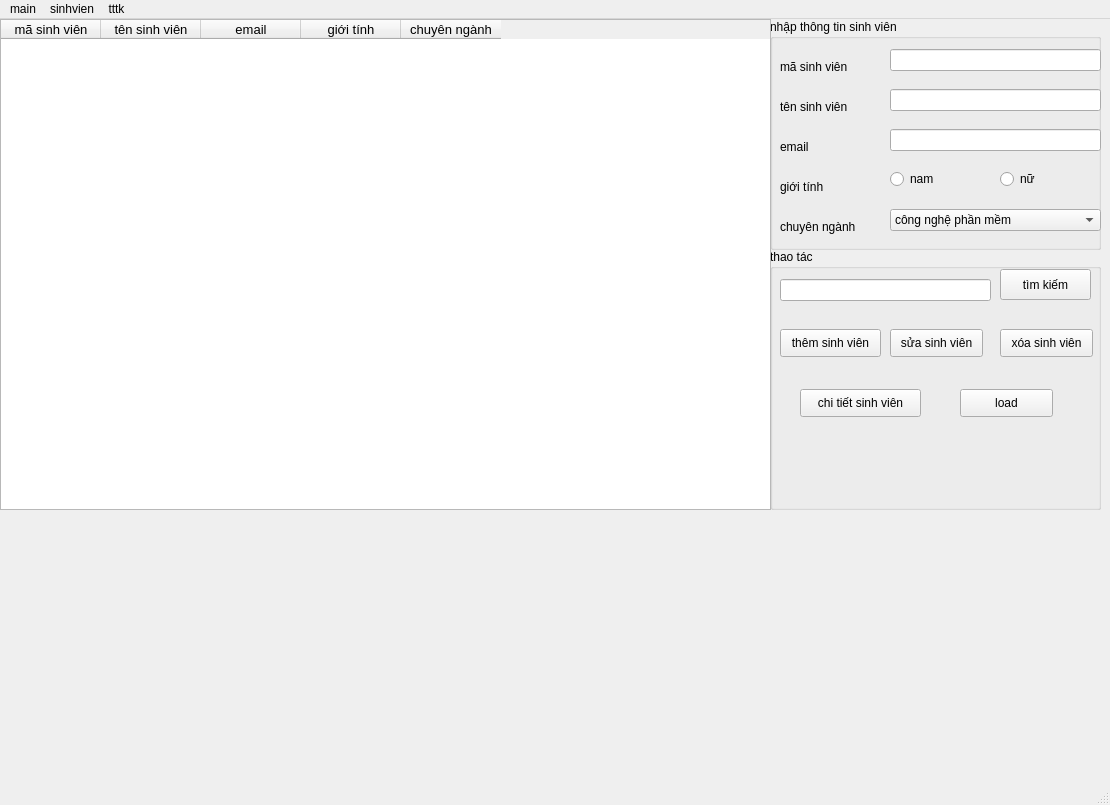
<?xml version="1.0" encoding="UTF-8"?>
<ui version="4.0">
 <class>MainWindow</class>
 <widget class="QMainWindow" name="MainWindow">
  <property name="geometry">
   <rect>
    <x>0</x>
    <y>0</y>
    <width>1110</width>
    <height>805</height>
   </rect>
  </property>
  <property name="windowTitle">
   <string>MainWindow</string>
  </property>
  <widget class="QWidget" name="centralwidget">
   <widget class="QGroupBox" name="groupBox">
    <property name="geometry">
     <rect>
      <x>770</x>
      <y>0</y>
      <width>331</width>
      <height>231</height>
     </rect>
    </property>
    <property name="title">
     <string>nhập thông tin sinh viên</string>
    </property>
    <widget class="QLabel" name="label">
     <property name="geometry">
      <rect>
       <x>10</x>
       <y>40</y>
       <width>81</width>
       <height>16</height>
      </rect>
     </property>
     <property name="text">
      <string>mã sinh viên</string>
     </property>
    </widget>
    <widget class="QLabel" name="label_2">
     <property name="geometry">
      <rect>
       <x>10</x>
       <y>80</y>
       <width>81</width>
       <height>16</height>
      </rect>
     </property>
     <property name="text">
      <string>tên sinh viên</string>
     </property>
    </widget>
    <widget class="QLabel" name="label_3">
     <property name="geometry">
      <rect>
       <x>10</x>
       <y>120</y>
       <width>71</width>
       <height>16</height>
      </rect>
     </property>
     <property name="text">
      <string>email</string>
     </property>
    </widget>
    <widget class="QLabel" name="label_4">
     <property name="geometry">
      <rect>
       <x>10</x>
       <y>160</y>
       <width>55</width>
       <height>16</height>
      </rect>
     </property>
     <property name="text">
      <string>giới tính</string>
     </property>
    </widget>
    <widget class="QLabel" name="label_5">
     <property name="geometry">
      <rect>
       <x>10</x>
       <y>200</y>
       <width>91</width>
       <height>16</height>
      </rect>
     </property>
     <property name="text">
      <string>chuyên ngành</string>
     </property>
    </widget>
    <widget class="QLineEdit" name="masv">
     <property name="geometry">
      <rect>
       <x>120</x>
       <y>30</y>
       <width>211</width>
       <height>22</height>
      </rect>
     </property>
    </widget>
    <widget class="QLineEdit" name="tensv">
     <property name="geometry">
      <rect>
       <x>120</x>
       <y>70</y>
       <width>211</width>
       <height>22</height>
      </rect>
     </property>
    </widget>
    <widget class="QLineEdit" name="email">
     <property name="geometry">
      <rect>
       <x>120</x>
       <y>110</y>
       <width>211</width>
       <height>22</height>
      </rect>
     </property>
    </widget>
    <widget class="QRadioButton" name="nam">
     <property name="geometry">
      <rect>
       <x>120</x>
       <y>150</y>
       <width>95</width>
       <height>20</height>
      </rect>
     </property>
     <property name="text">
      <string>nam</string>
     </property>
    </widget>
    <widget class="QRadioButton" name="nu">
     <property name="geometry">
      <rect>
       <x>230</x>
       <y>150</y>
       <width>95</width>
       <height>20</height>
      </rect>
     </property>
     <property name="text">
      <string>nữ</string>
     </property>
    </widget>
    <widget class="QComboBox" name="comboBox">
     <property name="geometry">
      <rect>
       <x>120</x>
       <y>190</y>
       <width>211</width>
       <height>22</height>
      </rect>
     </property>
     <item>
      <property name="text">
       <string>công nghệ phần mềm</string>
      </property>
     </item>
     <item>
      <property name="text">
       <string>quản trị an ninh mạng</string>
      </property>
     </item>
     <item>
      <property name="text">
       <string>trí tuệ nhân tạo và thị giác máy tính</string>
      </property>
     </item>
     <item>
      <property name="text">
       <string>khoa học dữ liệu</string>
      </property>
     </item>
     <item>
      <property name="text">
       <string>khoa học máy tính</string>
      </property>
     </item>
    </widget>
   </widget>
   <widget class="QGroupBox" name="groupBox_2">
    <property name="geometry">
     <rect>
      <x>770</x>
      <y>230</y>
      <width>331</width>
      <height>261</height>
     </rect>
    </property>
    <property name="title">
     <string>thao tác</string>
    </property>
    <widget class="QLineEdit" name="search">
     <property name="geometry">
      <rect>
       <x>10</x>
       <y>30</y>
       <width>211</width>
       <height>22</height>
      </rect>
     </property>
    </widget>
    <widget class="QPushButton" name="btnsearch">
     <property name="geometry">
      <rect>
       <x>230</x>
       <y>20</y>
       <width>91</width>
       <height>31</height>
      </rect>
     </property>
     <property name="text">
      <string>tìm kiếm</string>
     </property>
    </widget>
    <widget class="QPushButton" name="btnadd">
     <property name="geometry">
      <rect>
       <x>10</x>
       <y>80</y>
       <width>101</width>
       <height>28</height>
      </rect>
     </property>
     <property name="text">
      <string>thêm sinh viên</string>
     </property>
    </widget>
    <widget class="QPushButton" name="btnupdate">
     <property name="geometry">
      <rect>
       <x>120</x>
       <y>80</y>
       <width>93</width>
       <height>28</height>
      </rect>
     </property>
     <property name="text">
      <string>sửa sinh viên</string>
     </property>
    </widget>
    <widget class="QPushButton" name="btndelete">
     <property name="geometry">
      <rect>
       <x>230</x>
       <y>80</y>
       <width>93</width>
       <height>28</height>
      </rect>
     </property>
     <property name="text">
      <string>xóa sinh viên</string>
     </property>
    </widget>
    <widget class="QPushButton" name="btnct">
     <property name="geometry">
      <rect>
       <x>30</x>
       <y>140</y>
       <width>121</width>
       <height>28</height>
      </rect>
     </property>
     <property name="text">
      <string>chi tiết sinh viên</string>
     </property>
    </widget>
    <widget class="QPushButton" name="pushButton">
     <property name="geometry">
      <rect>
       <x>190</x>
       <y>140</y>
       <width>93</width>
       <height>28</height>
      </rect>
     </property>
     <property name="text">
      <string>load</string>
     </property>
    </widget>
   </widget>
   <widget class="QTableWidget" name="tableWidget">
    <property name="geometry">
     <rect>
      <x>0</x>
      <y>0</y>
      <width>771</width>
      <height>491</height>
     </rect>
    </property>
    <property name="minimumSize">
     <size>
      <width>771</width>
      <height>0</height>
     </size>
    </property>
    <property name="maximumSize">
     <size>
      <width>771</width>
      <height>16777215</height>
     </size>
    </property>
    <column>
     <property name="text">
      <string>mã sinh viên</string>
     </property>
     <property name="font">
      <font>
       <pointsize>10</pointsize>
      </font>
     </property>
    </column>
    <column>
     <property name="text">
      <string>tên sinh viên</string>
     </property>
     <property name="font">
      <font>
       <pointsize>10</pointsize>
      </font>
     </property>
    </column>
    <column>
     <property name="text">
      <string>email</string>
     </property>
     <property name="font">
      <font>
       <pointsize>10</pointsize>
      </font>
     </property>
    </column>
    <column>
     <property name="text">
      <string>giới tính</string>
     </property>
     <property name="font">
      <font>
       <pointsize>10</pointsize>
      </font>
     </property>
    </column>
    <column>
     <property name="text">
      <string>chuyên ngành</string>
     </property>
     <property name="font">
      <font>
       <pointsize>10</pointsize>
      </font>
     </property>
    </column>
   </widget>
  </widget>
  <widget class="QMenuBar" name="menubar">
   <property name="geometry">
    <rect>
     <x>0</x>
     <y>0</y>
     <width>1110</width>
     <height>26</height>
    </rect>
   </property>
   <widget class="QMenu" name="menumenu">
    <property name="title">
     <string>main</string>
    </property>
   </widget>
   <widget class="QMenu" name="menusinhvien">
    <property name="title">
     <string>sinhvien</string>
    </property>
   </widget>
   <widget class="QMenu" name="menutttk">
    <property name="title">
     <string>tttk</string>
    </property>
   </widget>
   <addaction name="menumenu"/>
   <addaction name="menusinhvien"/>
   <addaction name="menutttk"/>
  </widget>
  <widget class="QStatusBar" name="statusbar"/>
 </widget>
 <resources/>
 <connections/>
</ui>
